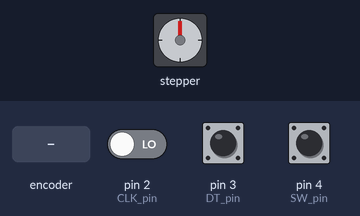
The sketch below on a simulated Arduino Uno, built with avr-gcc and run on an emulated ATmega328P. Parts: stepper motor. Inputs (shaded band) come from the test bench; at power-on: pin 4 (SW_pin) HIGH, pin 2 (CLK_pin) LOW, pin 3 (DT_pin) HIGH. Stepper angles assume 2048 steps per turn; what the sketch prints to the serial monitor is not drawn.

Above: at 1.2 s.
1.3 s: rotary encoder on pin 2 (CLK_pin) / pin 3 (DT_pin) turned 3 steps (first pin leading)
At 2.5 s:
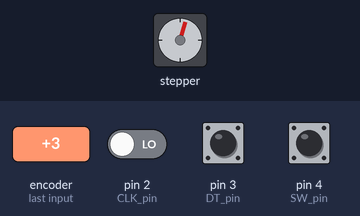
3.4 s: rotary encoder on pin 2 (CLK_pin) / pin 3 (DT_pin) turned 1 step (first pin leading)
At 4.7 s:
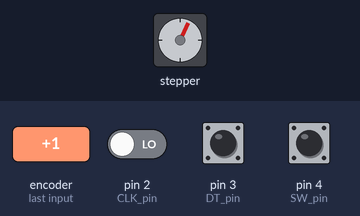
5.1 s: rotary encoder on pin 2 (CLK_pin) / pin 3 (DT_pin) turned 3 steps (first pin leading)
At 6.6 s:
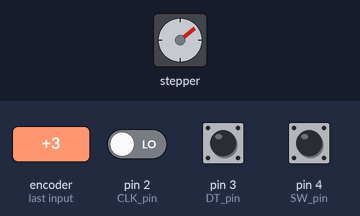
7.2 s: pin 4 (SW_pin) pulled LOW for 0.15 s
At 7.65 s:
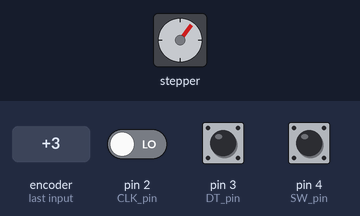
9.7 s: rotary encoder on pin 2 (CLK_pin) / pin 3 (DT_pin) turned 2 steps (second pin leading)
At 10.9 s:
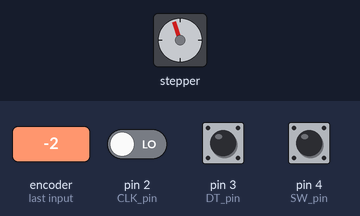
11.6 s: rotary encoder on pin 2 (CLK_pin) / pin 3 (DT_pin) turned 2 steps (second pin leading)
At 12.3 s:
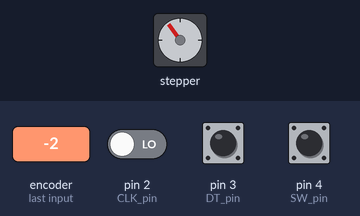
Timing chart, 0 to 14.5 s (numbered marks = the images above; inputs shaded):
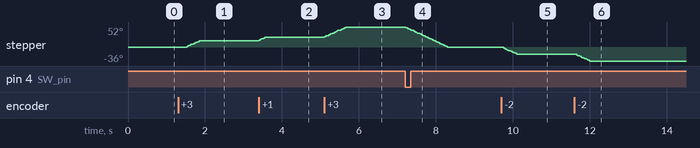

The sketch:

rotary_encoder_motor_control.ino
```cpp
// Stepper Motor Control with Rotary Encoder

#include "Stepper.h"

// Variable Definitions and Pinout
const int rpm = 500;
// Steps per revolution of internal shaft, 2048 steps per revolution for external shaft
int steps = 32;
// Rotary Encoder Variables (marked with the qualifier 'volatile' as they will be changed in the interrupt sub routine)
volatile boolean turnDetected = false;
volatile boolean rotationDirection = false; // CW false, CCW true
const int CLK_pin = 2; // Clock signal
const int DT_pin = 3; // DT Signal
const int SW_pin = 4; // Switch button
// Current stepper motor position
int rotaryPosition = 0;
// Previous stepper motor position (used in case motor skips encoder values)
int previousPosition;
// Amount of steps to adjust stepper motor
int stepAmount = 50;

// Instantiate an object of class Stepper
Stepper myStepper(steps, 8, 10, 9, 11);

// Interrupt Sub Routine
//  - Runs on falling edge of clock signal
void isr () {
  // Short debouncing delay
  delay(4);
  // Store rotation direction based on the Clock pin
  if (digitalRead(CLK_pin))
    // Clockwise
    rotationDirection = digitalRead(DT_pin);
  else
    // Counter-clockwise
    rotationDirection = !digitalRead(DT_pin);
  turnDetected = true;
}

void setup() {
  // Set the pins of the rotary encoder to INPUT
  pinMode(CLK_pin, INPUT);
  pinMode(DT_pin, INPUT);
  pinMode(SW_pin, INPUT);
  // Make the switch a pull-up resistor
  digitalWrite(SW_pin, HIGH);
  // Attach Interrupt 0 (connected to pin 2)
  attachInterrupt(0, isr, FALLING);
  // Set the speed of the stepper motor
  myStepper.setSpeed(rpm);
  // Open serial connection with Baud Rate of 9600
  Serial.begin(9600);
  Serial.println("Stepper Motor Control with Rotary Encoder");
}

void loop()
{
  // Check if the switch has been pressed
  if (!digitalRead(SW_pin)) {
    // Check if the switch was not just pressed before
    if (rotaryPosition != 0) {
      myStepper.step(-(rotaryPosition * 50));
      // Reset the rotary position to zero
      rotaryPosition = 0;
    }
  }
  // If rotation is detected
  if (turnDetected) {
    // Store the previous position
    previousPosition = rotaryPosition;
    // Check if the rotationDirection is Clockwise
    if (rotationDirection) {
      // Reduce the rotary position by 1
      rotaryPosition -= 1;
    } else {
      // Increase the rotary position by 1
      rotaryPosition += 1;
    }
    // Reset the turnDetected flag to false for next rotation detection
    turnDetected = false;
    // Move the stepper motor in the determined rotationDirection
    if((previousPosition + 1) == rotaryPosition) {
      // Clockwise
      myStepper.step(stepAmount);
    } else if ((rotaryPosition + 1) == previousPosition) {
      // Counter-Clockwise
      myStepper.step(-stepAmount);
    }
  }
}
```

Measured:
- after the input at 1.3 s, stepper: turns 17° clockwise in 0.35 s, starting after 0.22 s
- after the input at 5.1 s, stepper: turns 26° clockwise in 0.57 s, starting at once
- after the input at 7.2 s, stepper: turns 52° counter-clockwise in 1.1 s, starting at once
- after the input at 9.7 s, stepper: turns 18° counter-clockwise in 0.37 s, starting at once
- after the input at 11.6 s, stepper: turns 18° counter-clockwise in 0.37 s, starting at once
